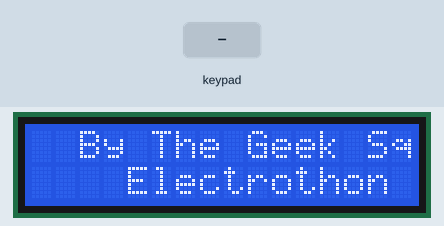
The sketch below on a simulated Arduino Uno, built with avr-gcc and run on an emulated ATmega328P. Shown: 16×2 character LCD. The inputs (shaded band) are chosen by the test bench. What the sketch prints to the serial monitor is not drawn.

Above: at 7.1 s.
11.3 s: keypad keys 1 2 3 4 A pressed 0.4 s apart
At 14.1 s:
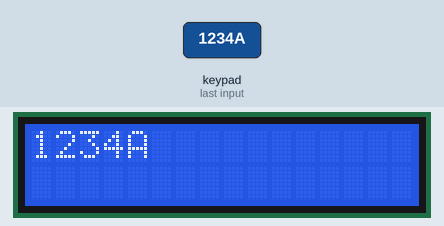
14.8 s: key 'B' pressed
At 15.4 s:
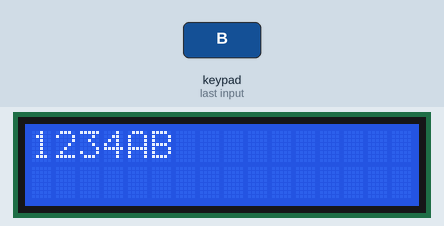
16.3 s: key 'C' pressed
At 17.5 s:
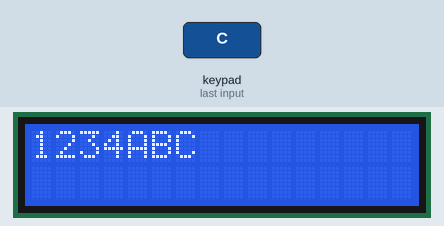
17.8 s: keypad keys 1 2 3 4 D pressed 0.4 s apart
At 20.2 s:
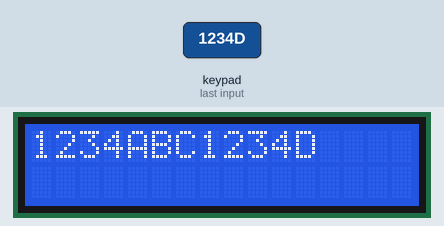
21.3 s: key 'A' pressed
At 22.5 s:
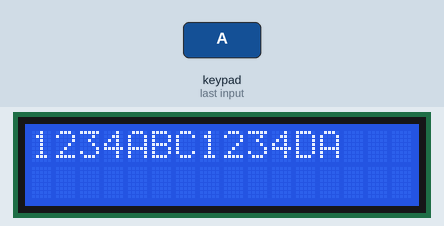
22.8 s: key 'D' pressed
At 24.0 s:
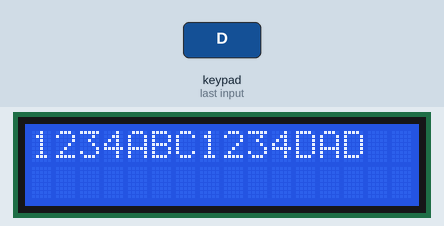
Timing chart, 0 to 25.3 s (numbered marks = the images above; inputs shaded):
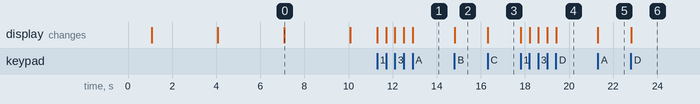

The sketch:

slot_key_transmit.ino
```cpp
#include <SoftwareSerial.h>
#include <LiquidCrystal.h>
#include <Keypad.h>
LiquidCrystal lcd(4,5,6,7,8,9);

const byte ROWS = 4;
const byte COLS = 4;

char hexaKeys[ROWS][COLS] = {
  {'1','2','3','A'},
  {'4','5','6','B'},
  {'7','8','9','C'},
  {'*','0','#','D'}
};
byte rowPins[ROWS] = {11,12,A0,A1};
byte colPins[COLS] = {A2,A3,A4,A5};
SoftwareSerial GSerial(2,3);
Keypad customKeypad = Keypad( makeKeymap(hexaKeys), rowPins, colPins, ROWS, COLS);
char keycount=0;
char code[5];


void setup() {
  delay(1000);
  Serial.begin(9600);
  Serial.println("Keyboard Test:");
  GSerial.begin(400);
  lcd.begin(16, 2);
  // Print a message to the LCD.
  lcd.setCursor(0, 0);
  lcd.print(" LiFi - Wireless");
  lcd.setCursor(0, 1);
  lcd.print(" Communication  ");
  delay(3000);
  lcd.clear();
  lcd.setCursor(0, 0);
  lcd.print(" using Light    ");
  lcd.setCursor(0, 1);
  lcd.print(" TX TESTING ..  ");
  delay(3000);
  lcd.clear();
  lcd.setCursor(0, 0);
  lcd.print("  By The Geek Squad  ");
  lcd.setCursor(0,1);
  lcd.print("    Electrothon 2020   ");
  delay(3000);
  lcd.clear();
  GSerial.print('&');
}

void loop()
{
  char customKey = customKeypad.getKey();
  if(customKey && (customKey !='='))
  {
    if (customKey == '#')
    {
      GSerial.print('^');
      lcd.setCursor(0, 1);
      lcd.print("                ");
      lcd.setCursor(0, 1);
    }
    else if (customKey == '*')
    {
      GSerial.print('&');
      lcd.clear();
    }
    else
    {
      // otherwise, just print all normal characters
      Serial.print(customKey);
      GSerial.print(customKey);
      lcd.print(customKey);
    }
  }
}
```

Measured:
- after the input at 11.3 s, the display: first changes at once (image 1 shows a later state)
- after the input at 14.8 s, the display: changes at once (image 2)
- after the input at 16.3 s, the display: changes at once (image 3)
- after the input at 17.8 s, the display: first changes at once (image 4 shows a later state)
- after the input at 21.3 s, the display: changes at once (image 5)
- after the input at 22.8 s, the display: changes at once (image 6)
- what the display in image 0 shows lasts 3.0 s, from 7.1 s to 10.1 s
